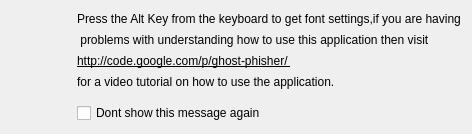
<?xml version="1.0" encoding="UTF-8"?>
<ui version="4.0">
 <class>tip</class>
 <widget class="QDialog" name="tip">
  <property name="geometry">
   <rect>
    <x>0</x>
    <y>0</y>
    <width>472</width>
    <height>134</height>
   </rect>
  </property>
  <property name="windowTitle">
   <string>Ghost Phisher Tips</string>
  </property>
  <layout class="QHBoxLayout" name="horizontalLayout">
   <item>
    <layout class="QHBoxLayout" name="horizontalLayout_2">
     <item>
      <widget class="QLabel" name="label">
       <property name="text">
        <string/>
       </property>
       <property name="pixmap">
        <pixmap>tip.png</pixmap>
       </property>
      </widget>
     </item>
     <item>
      <layout class="QVBoxLayout" name="verticalLayout_2">
       <item>
        <layout class="QVBoxLayout" name="verticalLayout">
         <item>
          <widget class="QLabel" name="label_2">
           <property name="text">
            <string>Press the Alt Key from the keyboard to get font settings,if you are having</string>
           </property>
          </widget>
         </item>
         <item>
          <widget class="QLabel" name="label_3">
           <property name="text">
            <string> problems with understanding how to use this application then visit </string>
           </property>
          </widget>
         </item>
         <item>
          <widget class="QLabel" name="label_4">
           <property name="font">
            <font>
             <underline>true</underline>
            </font>
           </property>
           <property name="text">
            <string>http://code.google.com/p/ghost-phisher/ </string>
           </property>
          </widget>
         </item>
         <item>
          <widget class="QLabel" name="label_5">
           <property name="text">
            <string>for a video tutorial on how to use the application.</string>
           </property>
          </widget>
         </item>
         <item>
          <spacer name="verticalSpacer">
           <property name="orientation">
            <enum>Qt::Vertical</enum>
           </property>
           <property name="sizeType">
            <enum>QSizePolicy::Fixed</enum>
           </property>
           <property name="sizeHint" stdset="0">
            <size>
             <width>20</width>
             <height>8</height>
            </size>
           </property>
          </spacer>
         </item>
        </layout>
       </item>
       <item>
        <widget class="QCheckBox" name="checkBox">
         <property name="text">
          <string>Dont show this message again</string>
         </property>
        </widget>
       </item>
      </layout>
     </item>
    </layout>
   </item>
  </layout>
 </widget>
 <resources/>
 <connections/>
</ui>
